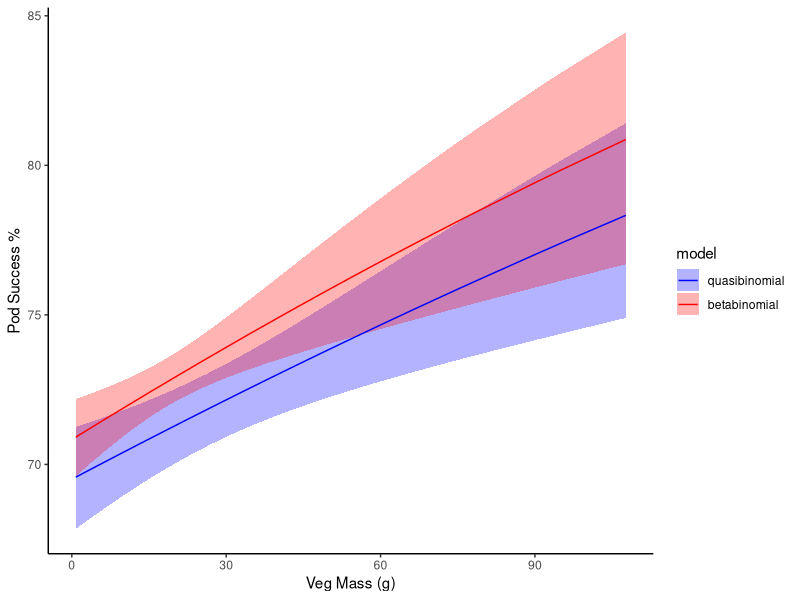

The R script that drew this image:
#Solution to canola plant problem from GLM lecture

library(tidyverse)
library(glmmTMB)
library(ggeffects)

dat <- read.csv('./04 GLMs/canolaPlants.csv') %>% 
  filter(Missing>=0,Pods>0) %>% #Filters out bad data
  mutate(Field=factor(Field)) %>%
  mutate(Plot=factor(paste(Year,Field,Distance,sep='_')))
head(dat)

m1 <- glm(cbind(Pods,Missing)~Year+VegMass+Distance,
          data=dat,family='binomial')
summary(m1)

#Large overdispersion

#Quasibinomial version
m2a <- glm(cbind(Pods,Missing)~Year+VegMass+Distance,data=dat,family='quasibinomial')
summary(m2a)

#Betabinomial version
m2b <- glmmTMB(cbind(Pods,Missing)~Year+VegMass+Distance,data=dat,family='betabinomial')
summary(m2b) #Similar answers to quasibinomial

list(
  data.frame(ggpredict(m2a,terms = 'VegMass[all]')),
  data.frame(ggpredict(m2b,terms = 'VegMass[all]'))
) %>% bind_rows(.id='model') %>% 
  mutate(model=factor(model,labels=c('quasibinomial','betabinomial'))) %>% 
  ggplot(aes(x=x,y=predicted*100))+
  geom_ribbon(aes(ymax=conf.high*100,ymin=conf.low*100,fill=model),alpha=0.3)+
  geom_line((aes(col=model)))+
  theme_classic()+
  scale_colour_manual(values=c('blue','red'),aesthetics = c('colour','fill'))+
  labs(x='Veg Mass (g)',y='Pod Success %')
